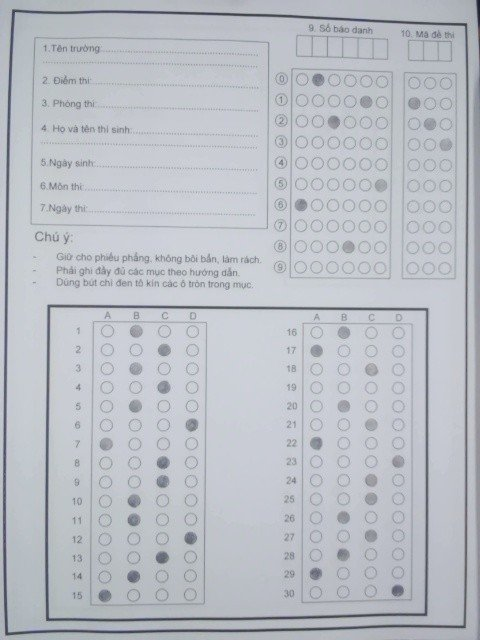
#> input picture image/test11.jpg, 480 x 640 px, found by its file name
$ python tool_test_warping_img.py
#> lines starting #> are read from the running program, lines starting #| are printed output that depends on the picture; after the words box and inside, x2 and y2 are one past the last pixel; in counts of white or black regions, pixels touching at a corner belong together
# import the necessary packages
from imutils.perspective import four_point_transform
from imutils import contours
import numpy as np
import argparse
import imutils
import cv2
# construct the argument parse and parse the arguments
# ap = argparse.ArgumentParser()
# ap.add_argument("-i", "--image", required=True,
# 	help="path to the input image")
# args = vars(ap.parse_args())
# define the answer key which maps the question number
# to the correct answer
ANSWER_KEY = {0: 1, 1: 4, 2: 0, 3: 3, 4: 1}
# load the image, convert it to grayscale, blur it
# slightly, then find edges
# image = cv2.imread(args["image"])
image = cv2.imread(r'image\test11.jpg')
#> image is the input picture: shape (640, 480, 3); mean B, G, R 197.4, 190.4, 186.6
print(image.shape[:2])
#| (640, 480)

gray = cv2.cvtColor(image, cv2.COLOR_BGR2GRAY)
blurred = cv2.GaussianBlur(gray, (5, 5), 1)
edged = cv2.Canny(blurred,20, 250)
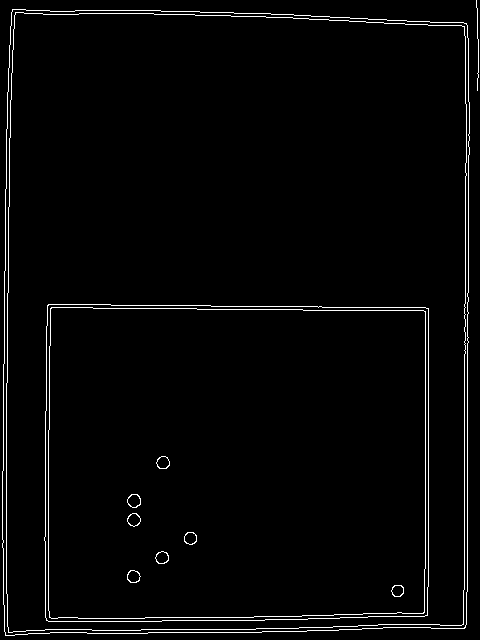
#> edged: shape (640, 480); 2.4% white in thin lines or dots
# cv2.imshow("gray",gray)
# cv2.imshow("blurred",blurred)
cv2.imshow("edge",edged)
# find contours in the edge map, then initialize
# the contour that corresponds to the document
cnts = cv2.findContours(edged.copy(), cv2.RETR_EXTERNAL,
	cv2.CHAIN_APPROX_SIMPLE)
#> cnts = 2 contours, 1 with area under 20; largest, box (x1, y1, x2, y2) and area: (2, 9, 470, 636) 285428

cnts = imutils.grab_contours(cnts)


docCnt = None
# ensure that at least one contour was found
if len(cnts) > 0:
	# sort the contours according to their size in
	# descending order
	cnts = sorted(cnts, key=cv2.contourArea, reverse=True)
	#print(cnts)
	# loop over the sorted contours
	for c in cnts:
		# approximate the contour
		peri = cv2.arcLength(c, True)
		approx = cv2.approxPolyDP(c, 0.02 * peri, True)
		# if our approximated contour has four points,
		# then we can assume we have found the paper
		if len(approx) == 4:
				docCnt = approx
				break
#> this loop made 1 pass
#> (peri, docCnt) on pass 1: (2169.7, [[12, 9], [5, 635], [464, 628], [466, 23]])

# apply a four point perspective transform to both the
# original image and grayscale image to obtain a top-down
# birds eye view of the paper
paper = four_point_transform(image, docCnt.reshape(4, 2))
warped = four_point_transform(gray, docCnt.reshape(4, 2))
print(warped.shape[:2])
#| (626, 459)
height = 551
width = 384
image = cv2.resize(image, (width, height), interpolation=cv2.INTER_AREA)
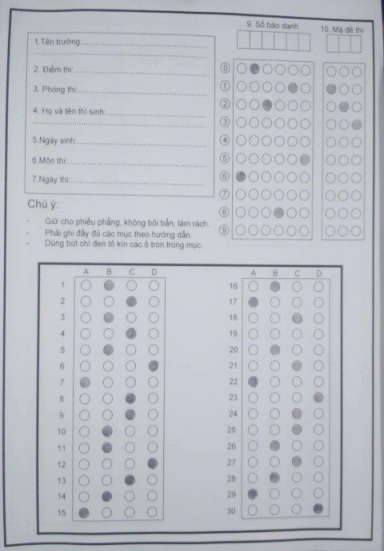
#> image: shape (551, 384, 3); mean B, G, R 197.4, 190.4, 186.6
print(image.shape[:2])
#| (551, 384)
# id_part = four_point_transform(gray, idCnt.reshape(4, 2))
# qid_part = four_point_transform(gray, qidCnt.reshape(4, 2))
# cv2.imshow("paper",paper)
cv2.imshow("Anh sau khi chinh",warped)
# cv2.imshow("Anh sbd",id_part)
# cv2.imshow("Anh ma de",qid_part)
cv2.imwrite('warped_image.jpg',warped)


## tìm đường viền ứng với 3 ô sbd, mã đề và phần trả lời
blurred = cv2.GaussianBlur(warped, (5, 5), 2)
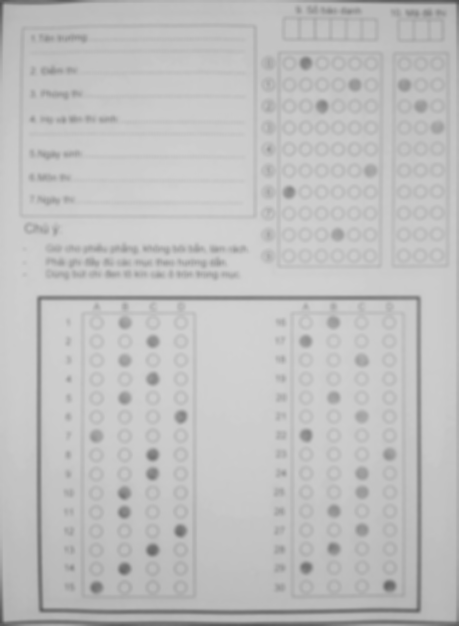
#> blurred: shape (626, 459); min 80, max 210, mean 192
edged = cv2.Canny(blurred, 100, 250)
#> edged: shape (626, 459); every value is 0
cv2.imshow("edge2",edged)
# find contours in the thresholded image, then initialize
# the list of contours that correspond to questions
cnts = cv2.findContours(edged.copy(), cv2.RETR_EXTERNAL,
	cv2.CHAIN_APPROX_SIMPLE)
#> cnts = 0 contours

cnts = imutils.grab_contours(cnts)
#> cnts = []
cnts = sorted(cnts, key=cv2.contourArea, reverse=True)

questionCnts = []
count = 0
# loop over the contours
for c in cnts:
	# compute the bounding box of the contour, then use the
	# bounding box to derive the aspect ratio
	(x, y, w, h) = cv2.boundingRect(c)
	#cv2.rectangle(warped, (x, y), (x+w, y+h), (0, 255, 0), 2)
	ar = w / float(h)
	peri = cv2.arcLength(c, True)
	approx = cv2.approxPolyDP(c, 0.02 * peri, True)
	# if our approximated contour has four points,
	# then we can assume we have found the paper
	if len(approx) == 4:
		if count == 0:
			docCnt = approx
		elif count == 1:
			idCnt = approx
		elif count == 2:
			questionIDCnt = approx
		count=count+1
	# in order to label the contour as a question, region
	# should be sufficiently wide, sufficiently tall, and
	# have an aspect ratio approximately equal to 1
	if w >= 20 and h >= 20 and ar >= 0.9 and ar <= 1.1:
		questionCnts.append(c)
#> this loop made 0 passes
#> after the loop, count = 0; questionCnts = []
# sort the question contours top-to-bottom, then initialize
# the total number of correct answers
# questionCnts = contours.sort_contours(questionCnts,
# 	method="top-to-bottom")[0]
print(count)
#| 0
paper = four_point_transform(warped, docCnt.reshape(4, 2))
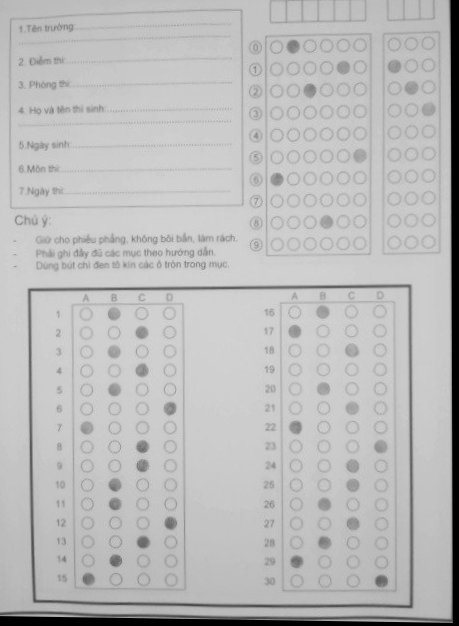
#> paper: shape (626, 459); min 0, max 224, mean 187.4
# id_frame = four_point_transform(warped, idCnt.reshape(4, 2))
# qid_frame = four_point_transform(warped, questionIDCnt.reshape(4, 2))
cv2.imshow("answer_frame",paper)
# cv2.imshow("id_frame",id_frame)
# cv2.imshow("qid_frame",qid_frame)


# apply Otsu's thresholding method to binarize the warped
# piece of paper
thresh = cv2.threshold(paper, 0, 255,
	cv2.THRESH_BINARY_INV | cv2.THRESH_OTSU)[1]
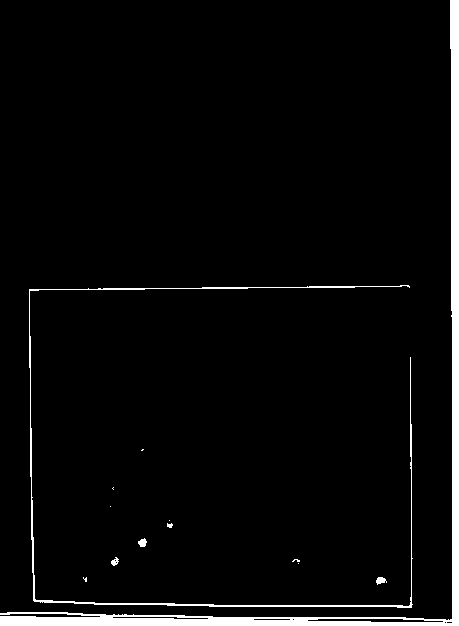
#> thresh: shape (626, 459); 3.9% white; 13 white regions (7 under 20 px), largest, box (x1, y1, x2, y2) and area: (0, 0, 459, 626) 8775, (29, 285, 413, 608) 2116, (376, 577, 387, 585) 57, (138, 538, 147, 547) 56, (111, 557, 119, 566) 42, (167, 523, 173, 528) 22
cv2.imshow("thesh1",thresh)
edges = cv2.Canny(paper, 120, 160)
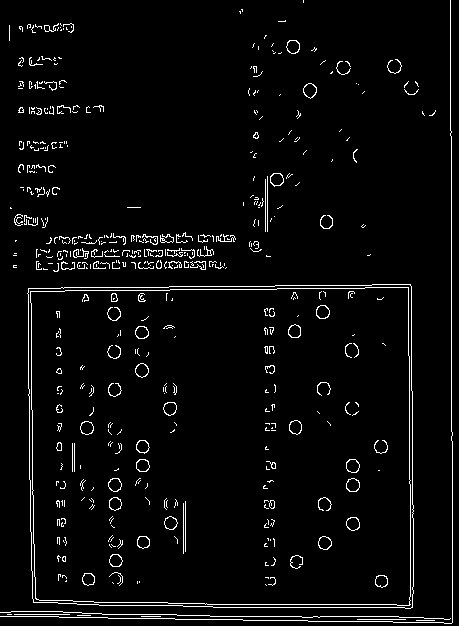
#> edges: shape (626, 459); 3.7% white in thin lines or dots
cv2.imshow("thesh2",edges)
correct = 0
# each question has 5 possible answers, to loop over the
# question in batches of 5
for (q, i) in enumerate(np.arange(0, len(questionCnts), 4)):
	# sort the contours for the current question from
	# left to right, then initialize the index of the
	# bubbled answer
	cnts = contours.sort_contours(questionCnts[i:i + 4])[0]
	bubbled = None
# loop over the sorted contours
	for (j, c) in enumerate(cnts):
		# construct a mask that reveals only the current
		# "bubble" for the question
		mask = np.zeros(thresh.shape, dtype="uint8")
		cv2.drawContours(mask, [c], -1, 255, -1)
		# apply the mask to the thresholded image, then
		# count the number of non-zero pixels in the
		# bubble area
		mask = cv2.bitwise_and(thresh, thresh, mask=mask)
		total = cv2.countNonZero(mask)
		# if the current total has a larger number of total
		# non-zero pixels, then we are examining the currently
		# bubbled-in answer
		if bubbled is None or total > bubbled[0]:
			bubbled = (total, j)
# # initialize the contour color and the index of the
# 	# *correct* answer
# 	color = (0, 0, 255)
# 	k = ANSWER_KEY[q]
# 	# check to see if the bubbled answer is correct
# 	if k == bubbled[1]:
# 		color = (0, 255, 0)
# 		correct += 1
# 	# draw the outline of the correct answer on the test
# 	cv2.drawContours(paper, [cnts[k]], -1, color, 3)
# 	# grab the test taker
score = (correct / 5.0) * 100
print("[INFO] score: {:.2f}%".format(score))
cv2.putText(paper, "{:.2f}%".format(score), (10, 30),
	cv2.FONT_HERSHEY_SIMPLEX, 0.9, (0, 0, 255), 2)
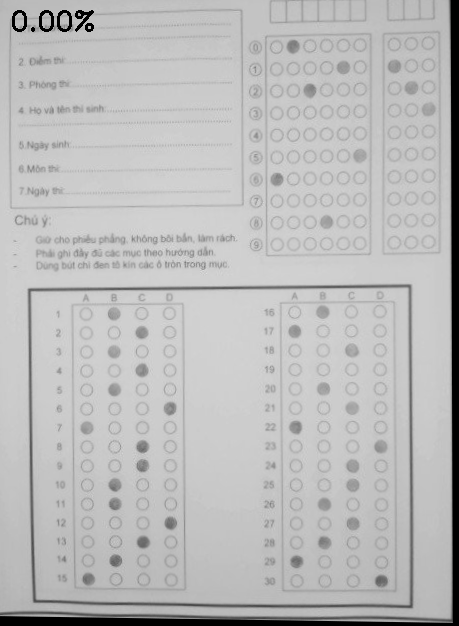
#> paper: shape (626, 459); 0.24% of pixels changed, all inside (x1, y1, x2, y2) = (12, 10, 94, 32)
cv2.imshow("Original", image)
#cv2.imshow("Exam", paper)
cv2.waitKey(0)

$ run again, with image/test2.jpg copied over image/test11.jpg
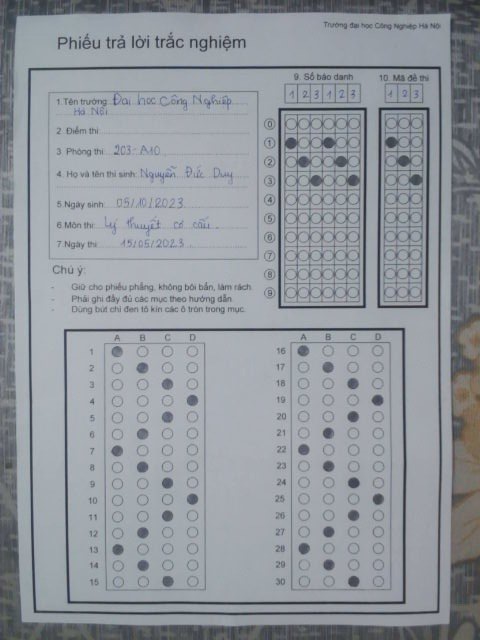
#> input picture image/test2.jpg, 480 x 640 px, found by its file name
#> image is the input picture: shape (640, 480, 3); mean B, G, R 156.6, 150.3, 145.2
#| (640, 480)
#> `edged = cv2.Canny(blurred,20, 250)`:
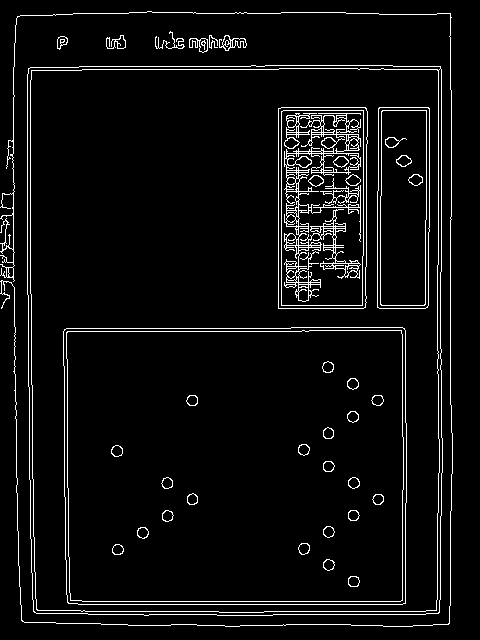
#> edged: shape (640, 480); 5.3% white in thin lines or dots
#> `cnts = cv2.findContours(edged.copy(), cv2.RETR_EXTERNAL, cv2.CHAIN_APP..`: cnts = 8 contours, 1 with area under 20; largest, box (x1, y1, x2, y2) and area: (27, 65, 443, 616) 225954, (219, 35, 247, 51) 198, (189, 38, 208, 53) 156, (0, 11, 453, 627) 136, (106, 35, 126, 49) 94, (57, 36, 68, 50) 88, (155, 31, 185, 49) 20
#> the loop `for c in cnts:` made 1 pass
#> (peri, docCnt) on pass 1: (1920.7, [[440, 66], [28, 68], [34, 612], [439, 612]])
#| (546, 412)
#> image: shape (551, 384, 3)
#| (551, 384)
#> `cnts = cv2.findContours(edged.copy(), cv2.RETR_EXTERNAL, cv2.CHAIN_APP..`: cnts = 0 contours
#> `cnts = imutils.grab_contours(cnts)`: cnts = []
#> after the loop `for c in cnts:`: count = 0; questionCnts = []
#| 0
#> thresh: shape (546, 412); 20.6% white; 46 white regions (25 under 20 px), largest, box (x1, y1, x2, y2) and area: (0, 0, 412, 546) 42380, (1, 190, 349, 469) 1607, (221, 0, 309, 170) 743
#> edges: shape (546, 412); 5.6% white in thin lines or dots, all inside (x1, y1, x2, y2) = (0, 0, 384, 479)
#> `cv2.putText(paper, "{:.2f}%".format(score), (10, 30), cv2.FONT_HERSHEY..`:
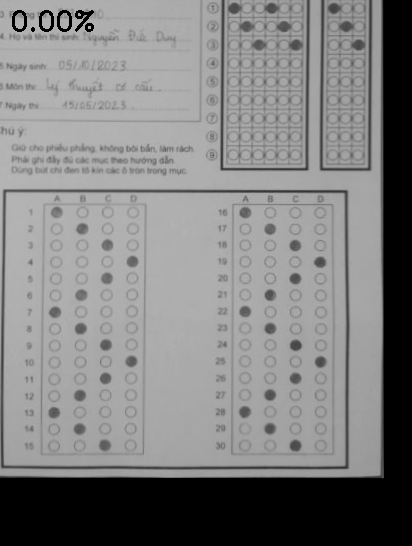
#> paper: shape (546, 412); min 0, max 183, mean 128.8

$ run again, with image/test3.jpg copied over image/test11.jpg
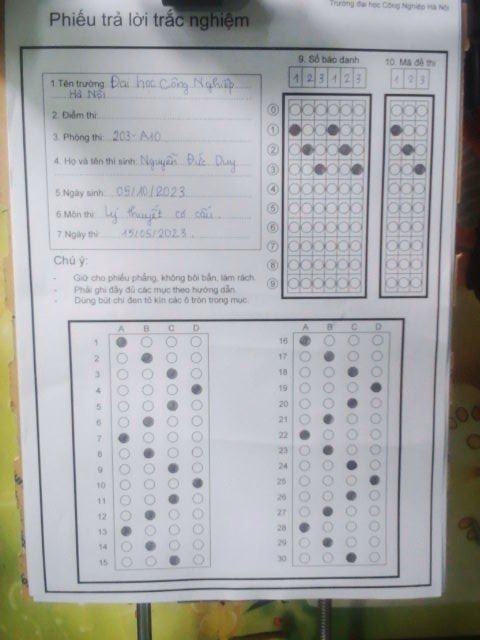
#> input picture image/test3.jpg, 480 x 640 px, found by its file name
#> image is the input picture: shape (640, 480, 3); mean B, G, R 168.4, 168.1, 167.1
#| (640, 480)
#> `edged = cv2.Canny(blurred,20, 250)`:
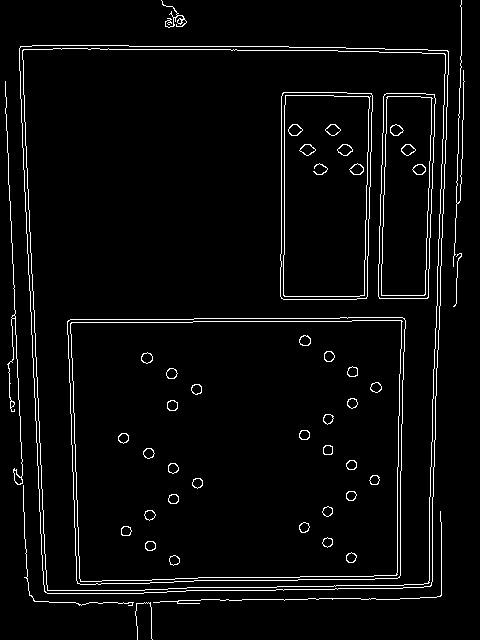
#> edged: shape (640, 480); 3.8% white in thin lines or dots
#> `cnts = cv2.findContours(edged.copy(), cv2.RETR_EXTERNAL, cv2.CHAIN_APP..`: cnts = 8 contours, 5 with area under 20; largest, box (x1, y1, x2, y2) and area: (19, 45, 449, 594) 221953, (5, 81, 23, 485) 114, (161, 0, 187, 28) 43
#> the loop `for c in cnts:` made 1 pass
#> (peri, docCnt) on pass 1: (1920.5, [[20, 46], [44, 591], [430, 586], [448, 51]])
#| (545, 428)
#> image: shape (551, 384, 3)
#| (551, 384)
#> `cnts = cv2.findContours(edged.copy(), cv2.RETR_EXTERNAL, cv2.CHAIN_APP..`: cnts = 1 contour; box (x1, y1, x2, y2) and area: (331, 405, 343, 416) 90
#> the loop `for c in cnts:` made 1 pass
#> (x, y, w, h, ar, peri) on pass 1: (331, 405, 12, 11, 1.09, 36.38)
#> after the loop `for c in cnts:`: count = 0; questionCnts = []
#| 0
#> thresh: shape (545, 428); 12.7% white; 62 white regions (40 under 20 px), largest, box (x1, y1, x2, y2) and area: (0, 0, 428, 545) 27927, (282, 198, 379, 429) 431, (237, 78, 239, 170) 125
#> edges: shape (545, 428); 3.9% white in thin lines or dots
#> `cv2.putText(paper, "{:.2f}%".format(score), (10, 30), cv2.FONT_HERSHEY..`:
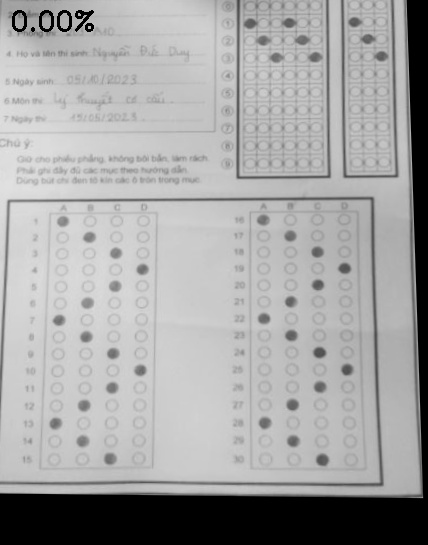
#> paper: shape (545, 428); min 0, max 225, mean 164
